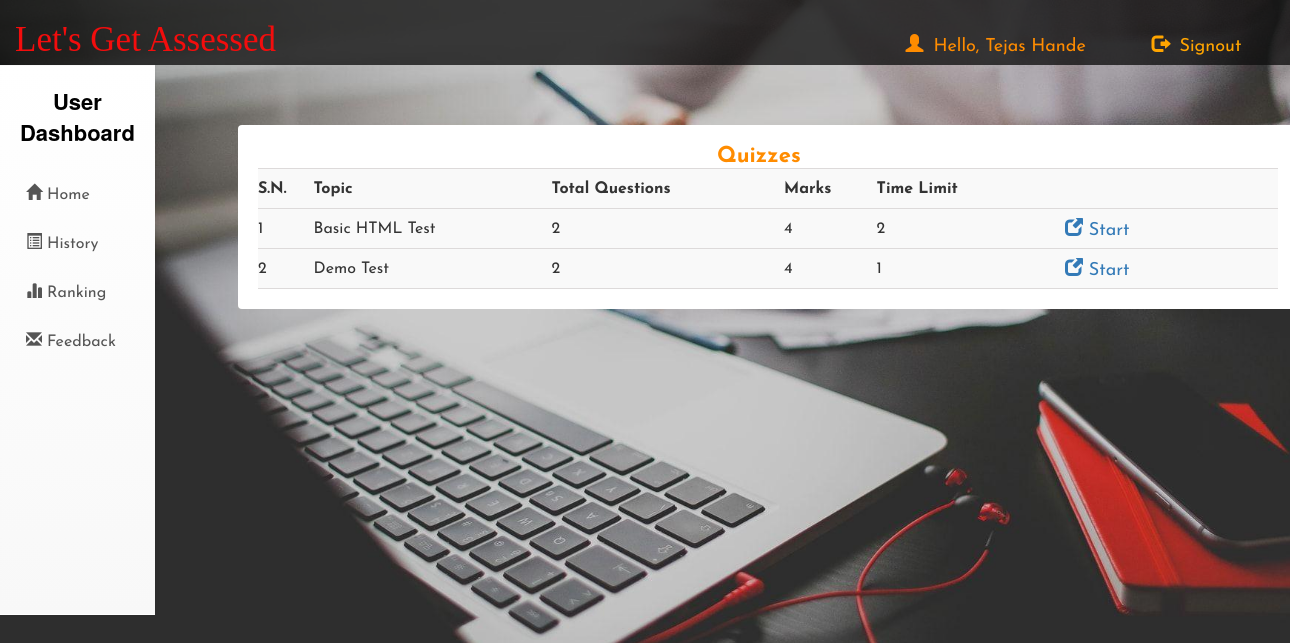
Page /account.php (signed in) on the committed database.
### tables this page shows
CREATE TABLE `users` (
  `sr` int(5) NOT NULL,
  `name` text NOT NULL,
  `gender` text NOT NULL,
  `clg` varchar(30) NOT NULL,
  `email` varchar(30) NOT NULL,
  `password` varchar(30) NOT NULL,
  `datetime` datetime NOT NULL DEFAULT current_timestamp()
);

CREATE TABLE `quiz` (
  `qid` varchar(15) NOT NULL,
  `topic` varchar(30) NOT NULL,
  `total que` int(5) NOT NULL,
  `marks` float NOT NULL,
  `time limit` int(30) NOT NULL,
  `Des` varchar(50) NOT NULL
);

### account.php (the view, shortened to what this page needs)
<?php
$q=1;
?>
<?php
    include "dbconnection.php";
    $email=$_SESSION['email'];
    $password=$_SESSION['password'];
    $sql="SELECT `name` FROM `users` WHERE `email` LIKE '$email' AND `password` LIKE '$password'";
    $result=$conn->query($sql);
    $name = $result->fetch_assoc()
?>
<!DOCTYPE html>
<html lang="en">
<head>
    <link rel="stylesheet" href="javascript and css/account.css">
    <link rel="stylesheet" href="https://maxcdn.bootstrapcdn.com/bootstrap/3.3.7/css/bootstrap.min.css">
</head>
<body style="background-image: url(images/bg2.jpg); background-repeat: no-repeat; background-attachment:fixed; background-size:cover;">
    <header>
        <span class="logo">Let's Get Assessed</span>
        <div class="nav">
            <span class="hello"><i class="glyphicon glyphicon-user" style="padding: 10px;"></i>Hello, <?php echo $name['name']; ?></span>
            <a href="index.php" style="color: orange; text-decoration: none;" class="sign"><i class="glyphicon glyphicon-log-out" style="padding: 10px;"></i>Signout</a>
        </div>
    </header>
    <form class="dashboard" method="post">
        <ul>
            <label style="font-weight: 700;" class="title">User Dashboard</label>
            <li><button type="submit"defaultfocus class="btn2" name="button1" value="button1"><i class="glyphicon glyphicon-home"></i> Home</button></li>
            <li><button type="submit" class="btn2" name="button2" value="button2"><i class="glyphicon glyphicon-list-alt" data-toggle=""></i> History</button></li>
            <li><button type="submit" class="btn2" name="button3" value="button3"><i class="glyphicon glyphicon-stats"></i> Ranking</button></li>
            <li><button class="btn2" name="button4" value="button4"><i class="glyphicon glyphicon-envelope"></i> Feedback</button></li>
        </ul>
    </form>
      <div class="form">
       <?php if($q==1){?>
       <div class="formbox" id="test">
           <span class='head'>Quizzes</span>
           <table>
               <tr>
                   <th>S.N.</th>
                   <th>Topic</th>
                   <th>Total Questions</th>
                   <th>Marks</th>
                   <th>Time Limit</th>
                   <th></th>
               </tr>
               <?php
               include "dbconnection.php";
               $sql="SELECT * FROM quiz";
               $result=$conn->query($sql);
               $c=0;
               if ($result->num_rows > 0) {
                   while($row = $result->fetch_assoc()) {
                       $c++;
                       $qid=$row['qid'];
                       $sql2="SELECT * FROM history WHERE `email` LIKE '$email' AND `qid` LIKE '$qid'";
                       $result2=$conn->query($sql2);
                ?>
                   <tr>
                      <td><?php echo $c; ?></td>
                      <td><?php echo $row['topic']; ?></td>
                      <td><?php echo $row['total que']; ?></td>
                      <td><?php echo $row['marks']; ?></td>
                      <td><?php echo $row['time limit']; ?></td>
                      <?php
                      if ($result2->num_rows == 0){
                        ?>
                      <td><a title="Start Quiz" href="startquiz.php?qid=<?php echo $row['qid']?>"><i class="glyphicon glyphicon-new-window" style="color:#337ab7;"></i> Start</a></td>
                     <?php
                     }else{
                     ?>
                      <td style="color:green;"><i class="glyphicon glyphicon-ok" style="color:green;"></i> Completed</td>
                      <?php } ?>
                    </tr>
                <?php
                } }
                ?>
           </table>
       </div>
       <?php } ?>
    </div>
</body>
</html>

### account.css (style rules this page uses)
* { margin: 0; border: 0; }
body { background-repeat: no-repeat; background-size:auto; width: auto; height: auto; height: 505px; overflow: auto; }
header { background-color: rgba(15, 15, 15, 0.781); height:65px; width: 100%; padding-bottom: 20px; }
.sign { font-size: 18px; }
.logo { display: inline-block; margin-top: 20px; font-family:'typo'; font-size:35px; color:rgb(243,13,13); margin:15px; }
.nav { display: inline-block; margin-left:45%; font: 18px 'Josefin Sans'; color:darkorange; }
.hello { margin: 20px; font-size: 18px; }
a { font: 18px 'Josefin Sans'; background:transparent; padding:5px 10px; top: 0; text-align: center; margin: 0px 20px; cursor: pointer; }
.dashboard { display: inline-block; margin: 0; padding:20px 0px; background-image: linear-gradient(to bottom,#fff 0,#f8f8f8 100%); width:12%; position: relative; height: 109%; border: 1px solid transparent; box-shadow: inset 0 1px 0 rgb(255 255 255 / 15%), 0 1px 5px rgb(0 0 0 / 8%); }
ul { align-items: center; color: #777; padding-left: 10px; float: left; }
.title { font-size: 22px; margin-right: 10px; text-align: center; color: black; margin-bottom: 20px; }
li { display: inline-block; font: 16px 'Josefin Sans'; text-align: center; color: #555; text-decoration: none; cursor: pointer; }
.btn2 { padding: 15px; background-color: transparent; outline: none; }
.form { min-height: 440px; width: 80%; margin-right:20px ; top: 0; float: right; right: 0; bottom: 0; left: 0; outline: 0; }
.formbox { display: inline-block; background-color: white; margin-top: 60px; width: 1060px; height: auto; border-radius: 4px; padding: 20px; }
.head { font: 22px 'Josefin Sans'; font-weight: bold; margin-left: 45%; color: darkorange; }
table { font: 16px 'Josefin Sans'; width: 100%; border: none; }
tr { height: 40px; background-color: #f9f9f9; }
th, td { background: transparent; padding: 10px; border-top: 1px solid rgb(221, 218, 218); border-bottom: 1px solid rgb(221, 218, 218); }
span { font-size: 15px; }
label { font-weight: bold; left: 20%; }

### rows in the picture
users: name "Tejas Hande"
quiz: topic "Basic HTML Test", total que "2", marks "4", time limit "2"
quiz: topic "Demo Test", total que "2", marks "4", time limit "1"
